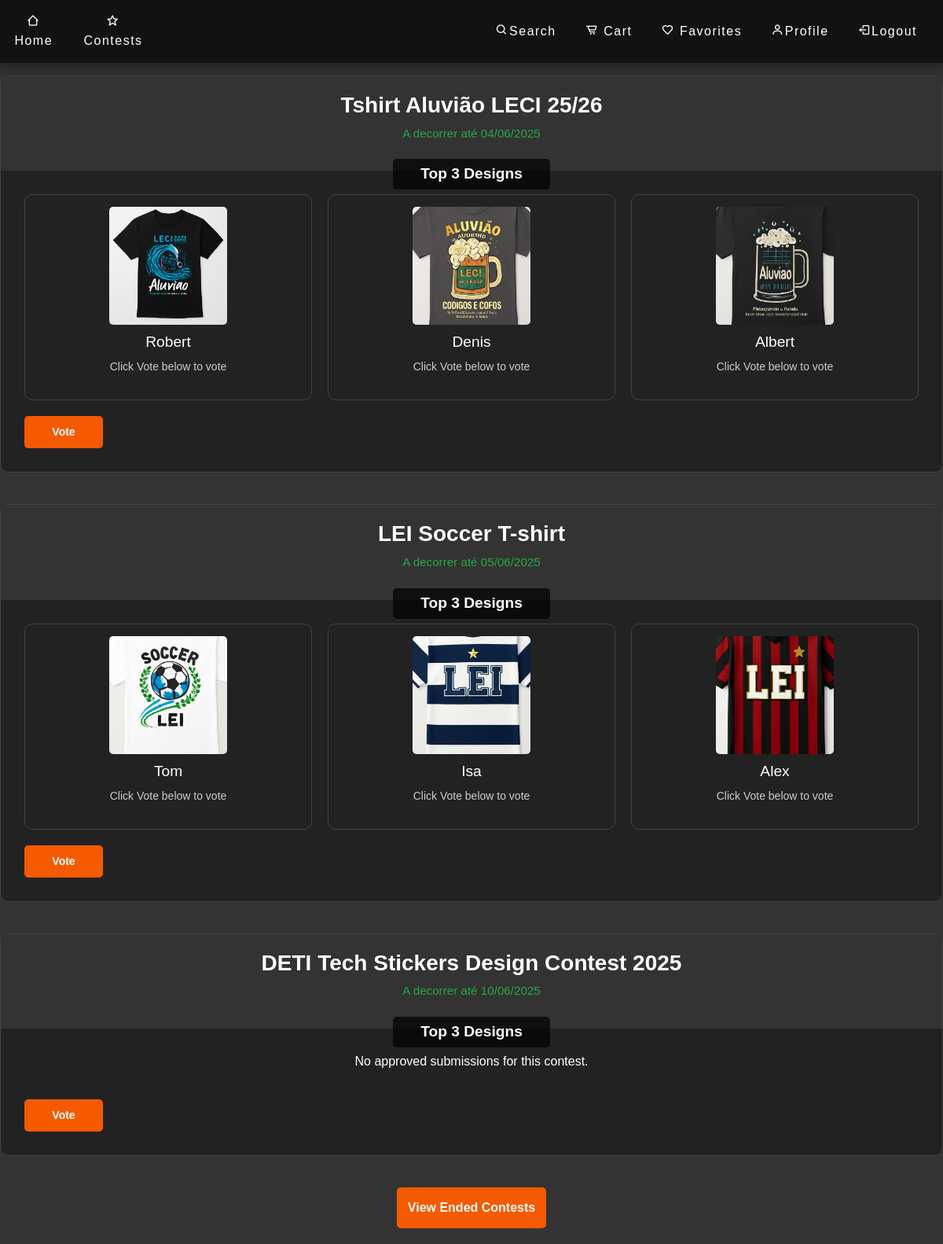
/contests (signed in), run on an earlier commit of the app's database.
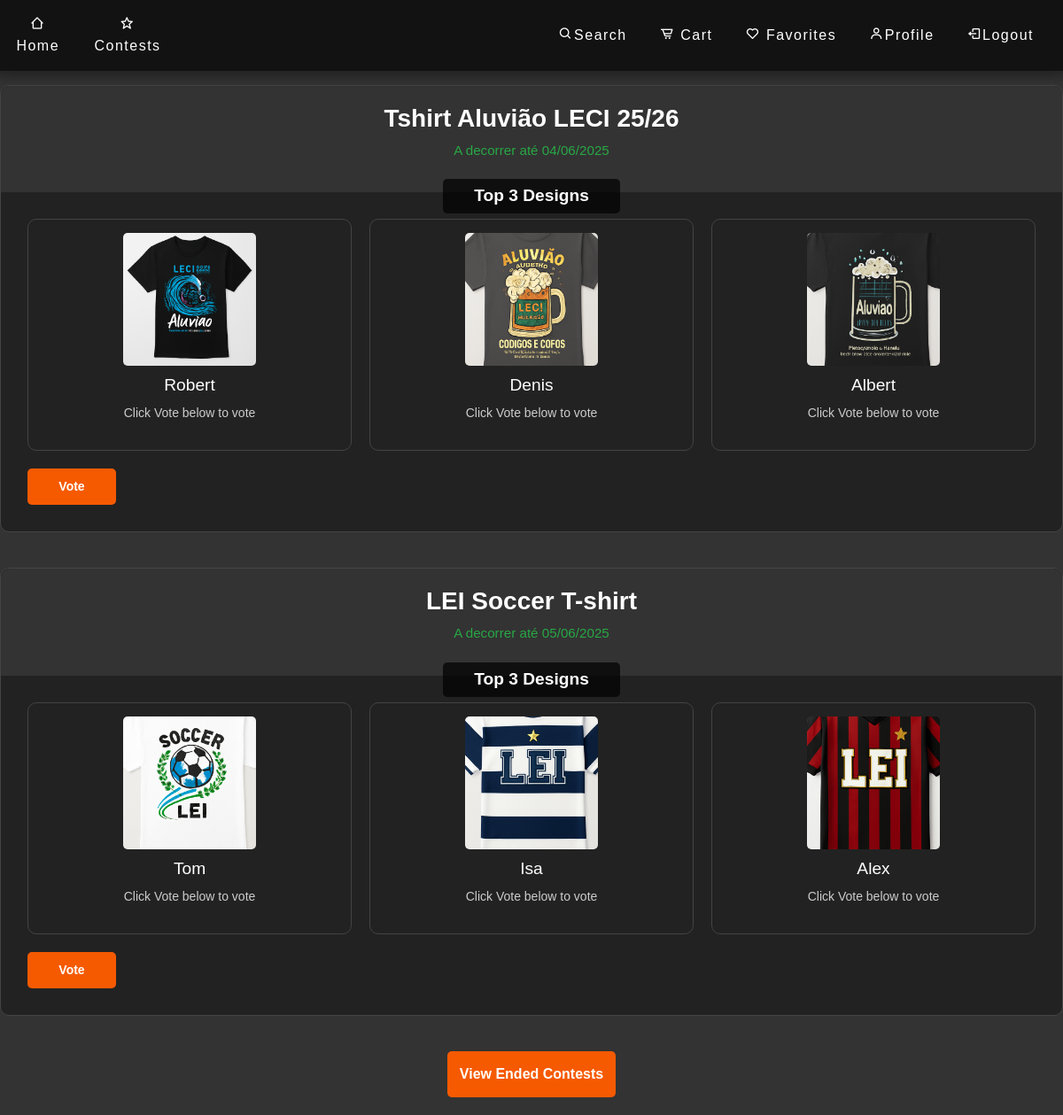
And on a later commit of the database.
### app_org/models.py (models this page shows)
class Contest(db.Model):
    id = db.Column(db.Integer, primary_key=True)
    name = db.Column(db.String(100), nullable=False)
    is_active = db.Column(db.Boolean, default=True)
    rules = db.Column(db.Text, nullable=True, default='')
    end_date = db.Column(db.Date, nullable=True)
    submissions = db.relationship('Submission', backref='contest', lazy=True, cascade="all")

class Submission(db.Model):
    id = db.Column(db.Integer, primary_key=True)
    name = db.Column(db.String(100))
    description = db.Column(db.String(1000))
    image = db.Column(db.String(100), nullable=False)
    approved = db.Column(db.Boolean, default=False)
    votes = db.Column(db.Integer, default=0)
    user_id = db.Column(db.Integer, db.ForeignKey('user.id'), nullable=False)
    user = db.relationship('User', backref=db.backref('created_submissions', lazy=True))
    contest_id = db.Column(db.Integer, db.ForeignKey('contest.id'), nullable=False)
    submission_votes = db.relationship('Vote', backref='related_votes', lazy=True, cascade="all, delete-orphan")

### app_org/main.py (the view)
@main.route('/contests', methods=['GET'])
@login_required
def contests():
    user = User.query.filter_by(id=current_user.id).first()
    if user.isAdmin:
        return redirect(url_for('main.concurso'))
    contests = Contest.query.filter_by(is_active=True).all()
    voted_submission_ids = [vote.submission_id for vote in user.votes if vote.submission.contest.is_active]
    voted_contest_id = request.args.get('contest_id', type=int)
    return render_template('contests.html', user=user, contests=contests, voted_submission_ids=voted_submission_ids, voted_contest_id=voted_contest_id)

### app_org/templates/contests.html (shortened to what this page needs)
{% extends 'base.html' %}
{% block styles %}
<link rel="stylesheet" href="{{ url_for('static', filename='css/contests.css') }}">
{% endblock %}
{% block content %}
{% include 'navbar.html' %}
{% for contest in contests %}
<div class="contests-container" data-contest-id="{{ contest.id }}">
    <header>
        <h1>{{ contest.name }}</h1>
        {% if contest.end_date %}
          <p class="contest-status {{ 'active' if contest.is_active else 'ended' }}">
            {% if contest.is_active %}
              A decorrer até {{ contest.end_date.strftime('%d/%m/%Y') }}
            {% else %}
              Concurso terminou a {{ contest.end_date.strftime('%d/%m/%Y') }}
            {% endif %}
          </p>
        {% endif %}
    </header>
    <div class="submissions-grid" id="submissions-grid-{{ contest.id }}">
        <div class="top-designs-overlay">Top 3 Designs</div>
        {% set approved_submissions = contest.submissions | selectattr('approved', 'equalto', True) | list %}
        {% for submission in approved_submissions[:3] %}
        <div class="submission " data-votes="{{ submission.votes if not contest.is_active else 0 }}" style="animation-delay: {{ loop.index0 * 0.1 }}s">
            <img src="{{ url_for('static', filename='assets/' + submission.image) }}" alt="Submission T-shirt">
            <h2 class="submission-title">{{ submission.name | default('T-shirt Submission') }}</h2>
            {% if contest.is_active %}
            <p class="submission-votes">Click Vote below to vote</p>
            {% else %}
            <p class="submission-votes">Contest Ended</p>
            {% endif %}
        </div>
        {% endfor %}
        {% if not approved_submissions %}
            <p>No approved submissions for this contest.</p>
        {% endif %}
    </div>
    <div class="action-buttons">
        <a href="{{ url_for('main.contest_designs', contest_id=contest.id) }}">
            <button class="back-btn">Vote</button>
        </a>
    </div>
</div>
{% endfor %}
<div class="global-actions">
    <form action="{{ url_for('main.ended_contests') }}" method="GET">
        <button class="submit-btn">View Ended Contests</button>
    </form>
</div>
{% endblock %}

What changed in the data, as far as the page shows it:
no longer on this page (row edited): Contest: name "DETI Tech Stickers Design Contest 2025", end_date "10/06/2025", shows "No approved submissions for this contest."
